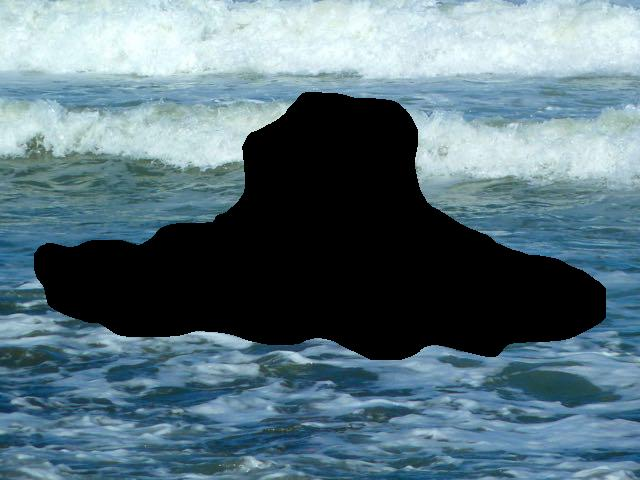
%> input picture Image hole filling/sea.jpg, 640 x 480 px
$ octave 'hole filling.m'   (GNU Octave 9; MATLAB toolbox functions it lacks are replaced by stand-ins)
%> lines starting %> are read from the running program, lines starting %| are printed output that depends on the picture; in (x1, y1, x2, y2) boxes, pixels count from 0 and x2, y2 are one past the last pixel; in counts of white or black regions, pixels touching at a corner belong together; the program's own positions count from 1
clear all;
clc;
tic

h = waitbar(0,'Please wait...');

original = imread('sea.jpg');
%> original is the input picture: size 480x640x3 uint8; mean R, G, B 91.4, 115.8, 126.6
original = original(1:480,1:640,:);
mask_original = imread('mask.png');
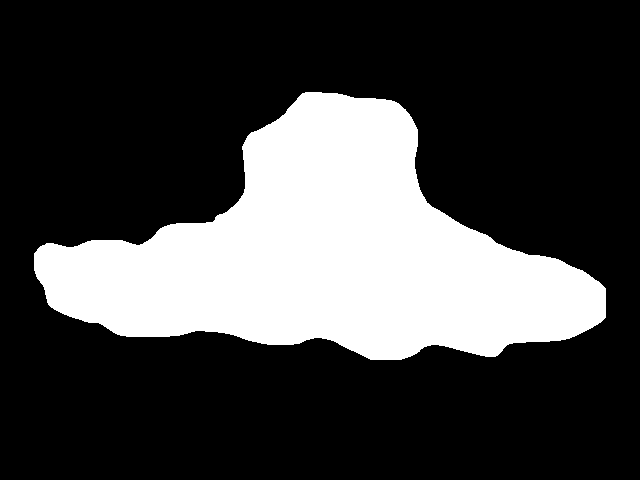
%> input picture Image hole filling/mask.png, 640 x 480 px
%> mask_original: size 480x640 logical; 26.3% white; 1 white region, box (x1, y1, x2, y2) and area: (34, 92, 606, 360) 80738
mask = uint8(mask_original);

original = imresize(original,1);

mask = imresize(mask,1);


e = 1- cat(3,mask,mask,mask);
original = original.*e;
target = original;
imshow(target);
%%
[m,n,r] = size(original);
%> m = 480; n = 640; r = 3
neighbor_size = 9;
[mask_r,mask_c] = find(mask);
%> mask_r = 80738 values from 93 to 360; mask_c = 80738 values from 35 to 606
priority = ones(m , n)*-1;
useful = zeros(m,n);


w = (neighbor_size + 1)/2;
v = (neighbor_size - 1)/2;
for i=w:(n-w)
       for j=w:(m-w)
               a =  mask(j - v:j + v,i - v:i + v );
               if(max(max(a))==0)
                   useful(j,i) = 1;
               end
       end
end
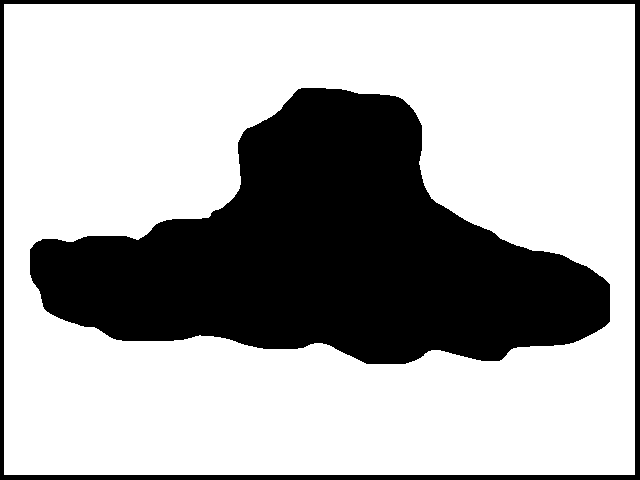
%> useful: size 480x640 double; values 0 (black) and 1 (white), 68.2% white; 2 black regions, box (x1, y1, x2, y2) and area: (30, 88, 610, 364) 87838, (0, 0, 640, 480) 9999


priority1 = (1-mask).*-1;
%> priority1: size 480x640 uint8; every value is 0
priority2 = conv2(1-mask,ones(neighbor_size));
priority2 = priority2(w:end-w+1,w:end-w+1);
%> priority2: size 480x640 double
priority2 = uint8(priority2).*mask;
%> priority2: size 480x640 uint8
priority1 = priority1 + priority2;

%[M,I] = max(A(:));
%[I_row, I_col] = ind2sub(size(A),I);
ssd = 0;

patch1_r = 0;
patch1_g = 0;
patch1_b = 0;

patch2_r = 0;
patch2_g = 0;
patch2_b = 0;


M = 0;
index_r = 0;
index_c = 0;

best_r = 0;
best_c = 0;
c = 100;
%sum(sum(find(mask)))
 %sum(sum(find(priority)))

original_r = original(:,:,1);
original_g = original(:,:,2);
original_b = original(:,:,3);
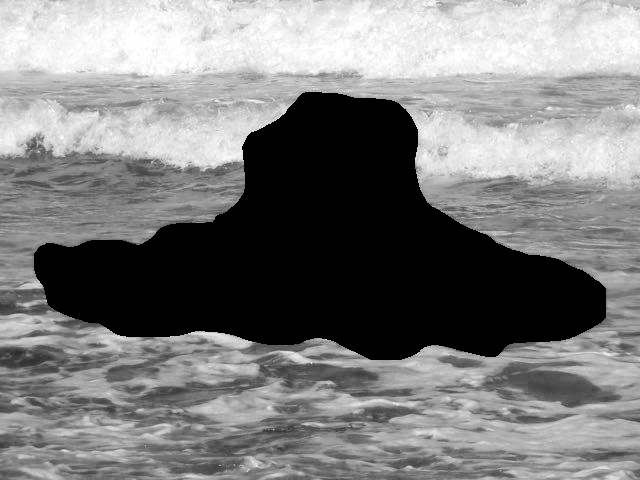
%> original_b: size 480x640 uint8; min 0, max 255, mean 126.4
%> (the run ends here)
